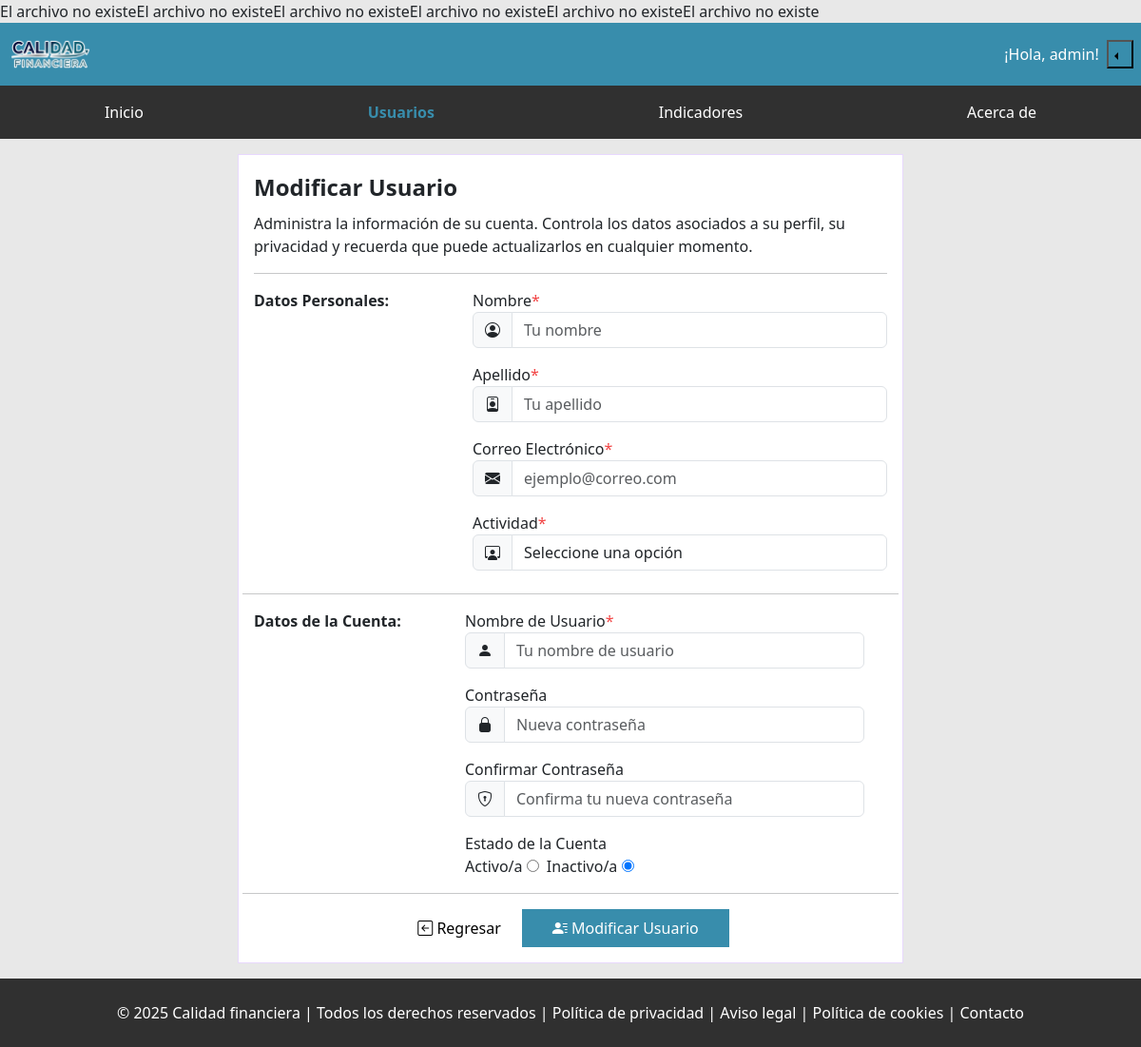
The app's page /admin/129-user/modify (signed in), older data.
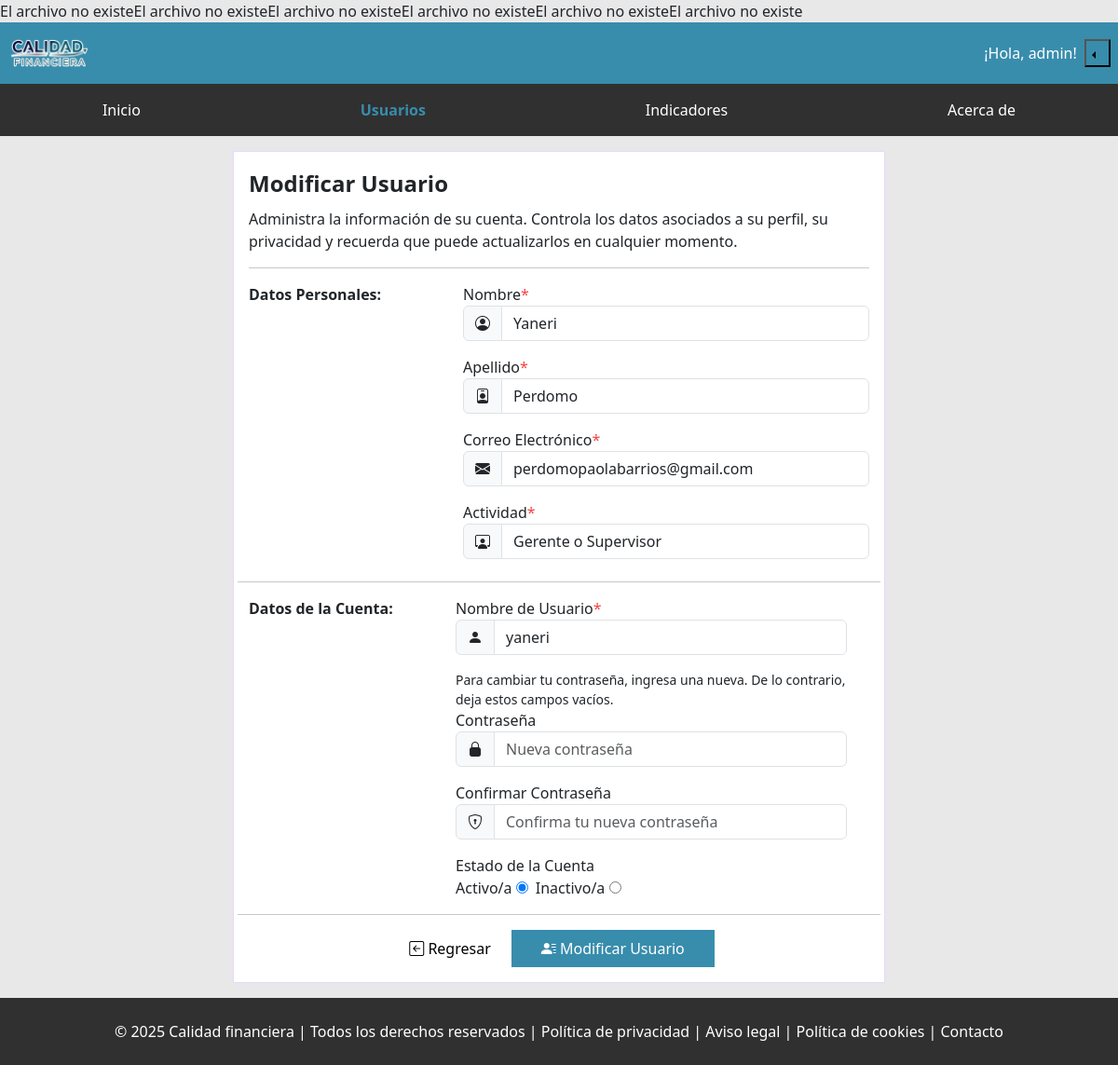
The same page, newer data.
### tables this page shows
CREATE TABLE `personas` (
  `id_persona` int(10) NOT NULL,
  `id_actividad` int(10) DEFAULT NULL,
  `id_usuario` int(10) DEFAULT NULL,
  `nombre` varchar(40) DEFAULT NULL,
  `apellido` varchar(40) DEFAULT NULL,
  `correo_electronico` varchar(255) DEFAULT NULL
);

CREATE TABLE `usuarios_cf` (
  `id_usuario` int(10) NOT NULL,
  `id_rol` int(10) DEFAULT NULL,
  `usuario` varchar(45) DEFAULT NULL,
  `clave` varchar(255) DEFAULT NULL,
  `fecha_creacion` datetime DEFAULT NULL,
  `ultimo_acceso` datetime DEFAULT NULL,
  `estado` bit(1) NOT NULL DEFAULT b'1'
);

### app/Controllers/Controller.php (called while the page is built, shortened)
<?php
class Controller
{
    public function view($route, $data = [])
    {
        extract($data);
        $route = str_replace('.', '/', $route);
        if (file_exists("../resources/views/{$route}.php")) {
            include "../resources/views/{$route}.php";
            $content = ob_get_clean();
            return $content;
        } else {
            return 'El archivo no existe';
        }
    }
}

### app/Controllers/UserController.php (called while the page is built, shortened)
<?php
class UserController extends Controller
{
    public function edit()
    {
        $url = $_SERVER['REQUEST_URI'];
        preg_match_all('/\d+/', $url, $coincidencias);
        $id = implode($coincidencias[0]);
        $get_user = new UserModel;
        $get_user->edit($id);
        return $this->view('admin.user-modify', [
            'data' => $get_user->data,
            'header_jump' => '../',
            'header_break_login' => '../../',
            'sidebar_jump' => '../',
        ]);
    }
}

### routes/web.php (called while the page is built, shortened)
<?php
Route::dispatch();
?>

### public/index.php (called while the page is built)
<?php
    require_once '../autoload.php';
    require_once '../routes/web.php';
?>

### lib/DataBase.php (called while the page is built, shortened)
<?php
class Database
{
    private $host = 'localhost';
    private $dbName = 'calidad_financiera';
    private $user = 'root';
    private $password = '';
    public function __construct()
    {
        try {
            $this->pdo = new PDO("mysql:host=$this->host;dbname=$this->dbName", $this->user, $this->password);
        } catch (PDOException $ex) {
            throw new Exception("Error de conexión: " . $ex->getMessage());
        }
    }
}
?>

### app/Models/UserModel.php (called while the page is built, shortened)
<?php
class UserModel extends Database
{
    public function edit($id = null)
    {
        try {
            $get_user_query = 'SELECT
                            usuarios_cf.id_usuario, usuario, nombre, apellido, id_actividad, usuarios_cf.estado, personas.id_persona, correo_electronico
                        FROM
                            personas
                        INNER JOIN
                            usuarios_cf
                        ON
                            personas.id_usuario = usuarios_cf.id_usuario
                        WHERE
                            usuarios_cf.id_usuario = :id_usuario';
            $get_user_stmt = $this->pdo->prepare($get_user_query);
            $get_user_stmt->bindParam('id_usuario', $id, PDO::PARAM_INT);
            $get_user_stmt->execute();
            $get_actividades_query = 'SELECT * FROM actividades';
            $actividad_stmt = $this->pdo->prepare($get_actividades_query);
            $actividad_stmt->execute();
            $this->todas_actividades = $actividad_stmt->fetchAll(PDO::FETCH_ASSOC);
            return $this->data = $get_user_stmt->fetch(PDO::FETCH_ASSOC);
        } catch (PDOException $ex) {
            throw new RuntimeException('Error al obtener los datos del usuario: ' . $ex->getMessage());
        }
    }
}

### resources/views/admin/user-modify.php (the view, shortened to what the rows shown need)
<!doctype html>
<html lang="es" class="full-heigh">
<head>
    <link rel="stylesheet" href="https://cdn.jsdelivr.net/npm/bootstrap-icons/font/bootstrap-icons.min.css">
    <link rel="stylesheet" href="../../css/components/_buttons.css">
    <link rel="stylesheet" href="../../css/components/_footer.css">
    <link rel="stylesheet" href="../../css/components/_header.css">
    <link rel="stylesheet" href="../../css/components/_form.css">
    <link rel="stylesheet" href="../../css/components/_body.css">
    <link rel="stylesheet" href="../../css/components/_sidebar.css">
    <link rel="stylesheet" href="../../css/pages/_about.css">
    <link rel="stylesheet" href="../../css/pages/_guest.css">
    <link rel="stylesheet" href="../../css/utilities.css">
    <link rel="stylesheet" href="../../css/components/_presentation-system-web.css">
    <link rel="stylesheet" href="../../css/layouts/_base.css">
    <link rel="stylesheet" href="../../css/layouts/_ico.css">
    <link href="https://cdn.jsdelivr.net/npm/bootstrap@5.3.3/dist/css/bootstrap.min.css" rel="stylesheet"
>
</head>
<body>
    <?php
    include '../resources/views/components/admin/header.php';
    ?>
    <main class="main main--content-login">
        <?php
        include '../resources/views/components/admin/sidebar.php';
    ?>
        <div class="flex-center-full w-100">
            <form action="../<?php echo $data['id_usuario'] ?>-user/modify" method="post" class="form">
                <legend class="form__title">
                     <b> Modificar Usuario </b>
                </legend>
                <p class="form__description">
                    Administra la información de su cuenta. Controla los datos asociados a su perfil,
                     su privacidad y recuerda que puede actualizarlos en cualquier momento.
                </p>
                 <hr class="form__separator">
               <div class="form__data">
                <div class="row form__row">
                    <div class="col-12 col-lg-4 form__col form__col--title">
                        <span class="form__subtitle">Datos Personales: </span>
                    </div>
                    <div class="col-12 col-lg-8 form__col form__col--inputs">
                        <label for="name" class="form__label form__label--required">Nombre</label><br>
                        <div class="input-group mb-3">
                            <span class="form__icon input-group-text"><i class="bi bi-person-circle"></i></span>
                            <input type="text" name="name" class="form__input form__input--item form-control"
                                placeholder="Tu nombre" aria-label="Nombre" value="<?php echo trim($data['nombre']) ?? '' ?>">
                        </div>
                        <label for="lastname" class="form__label form__label--required">Apellido</label><br>
                        <div class="input-group mb-3">
                            <span class="form__icon input-group-text"><i class="bi bi-person-badge"></i></span>
                            <input type="text" name="lastname" class="form__input form__input--item form-control"
                                placeholder="Tu apellido" aria-label="Apellido" value="<?php echo trim($data['apellido']) ?? '' ?>">
                        </div>
                        <label for="email" class="form__label form__label--required">Correo Electrónico</label><br>
                        <div class="input-group mb-3">
                            <span class="form__icon input-group-text"><i class="bi bi-envelope-fill"></i></span>
                            <input type="text" name="email" class="form__input form__input--item form-control"
                                placeholder="ejemplo@correo.com" aria-label="Correo electrónico"
                                value="<?php echo trim($data['correo_electronico']) ?? '' ?>">
                        </div>
                        <label for="actividad" class="form__label form__label--required">Actividad</label><br>
                        <div class="input-group">
                            <span class="input-group-text form__icon"><i class="bi bi-person-workspace"></i></span>
                            <select id="actividad" name="id_actividad" class="form-control form__input form__input--select" required>
                                <?php
                    $todas_actividades = [
                        0 => 'Seleccione una opción',
                        1 => 'Propietario o Socio',
                        2 => 'Gerente o Supervisor',
                        3 => 'Empleado',
                        4 => 'Profesional',
                        5 => 'Docente',
                        6 => 'Estudiante',
                        7 => 'Otro',
                    ];
                foreach ($todas_actividades as $key => $value) {
                    $disabled = ($key == 0) ? 'disabled' : '';
                    $selected = ($key == $data['id_actividad']) ? 'selected' : '';
                    echo '<option value ="'.$key.'" '.$disabled.' '.$selected.' > '.$value.' </option>';
                }
                ?>
                            </select>
                        </div>
                        <br>
                    </div>
                    <hr class="form__separator">
                    <div class="row form__row" style="  margin-bottom: 1rem;">
                        <div class="col-12 col-lg-4 form__col form__col--title">
                            <span class="form__subtitle">Datos de la Cuenta: </span>
                        </div>
                        <div class="col-12 col-lg-8 form__col form__col--inputs">
                            <label for="user" class="form__label form__label--required">Nombre de Usuario</label><br>
                            <div class="input-group mb-3">
                                <span class="form__icon input-group-text"><i class="bi bi-person-fill"></i></span>
                                <input type="text" name="user" class="form__input form__input--item form-control"
                                    placeholder="Tu nombre de usuario" aria-label="Nombre de usuario"
                                    value="<?php echo trim($data['usuario']) ?? '' ?>">
                            </div>
                            <?php
                            echo empty(! $data) ? '<small>Para cambiar tu contraseña, ingresa una nueva. De lo contrario, deja estos campos vacíos.</small><br>' : '';
                ?>
                            <label for="password" class="form__label">Contraseña</label><br>
                            <div class="input-group mb-3">
                                <span class="form__icon input-group-text"><i class="bi bi-lock-fill"></i></span>
                                <input type="password" name="new-password"
                                    class="form__input form__input--item form-control" placeholder="Nueva contraseña"
                                    aria-label="Nueva contraseña" value="">
                            </div>
                            <label for="confirm-password" class="form__label">Confirmar Contraseña</label><br>
                            <div class="input-group mb-3">
                                <span class="form__icon input-group-text"><i class="bi bi-shield-lock"></i></span>
                                <input type="password" name="confirm_password"
                                    class="form__input form__input--item form-control" placeholder="Confirma tu nueva contraseña"
                                    aria-label="Confirmar contraseña" value="">
                            </div>
                            <div>
                            <label for="status">Estado de la Cuenta</label>
                            <div style="display:flex; gap:0.5rem">
                <div>
                    <label for="1">Activo/a</label>
                    <input type="radio" name="status" checked value="1" id="1"
                    <?php
                        echo $data['estado'] == 1 ? 'checked' : '';
                    ?>
                    >
                </div>
                <div>
                    <label for="0">Inactivo/a</label>
                    <input type="radio" name="status" value="0" id="0"
                    <?php
                        echo $data['estado'] == 0 ? 'checked' : '';
                    ?>
                    >
                </div>
                            </div>
                        </div>
                    </div>
                </div>
                <hr class="form__separator">
                <div class="flex-center-full form__actions gap-3">
                    <button class="form__button button--back" type="button">
                        <a href="../users/1" class="text-black text-decoration-none">
                         <i class="bi bi-arrow-left-square"></i> Regresar</a>
                    </button>
                    <button class="form__button form__button--submit" type="submit"> <i class="bi bi-person-lines-fill"></i> Modificar Usuario</button>
                </div>
</div>
            </form>
        </div>
    </main>
    <?php
    include '../resources/views/components/footer.php';
    ?>
</body>
</html>

### lib/Route.php (shortened to what the rows shown need)
<?php
class Route
{
    private static $routes = [
        'GET' => [],
        'POST' => []
    ];
    public static function get($uri, $callback)
    {
        $uri = trim($uri, '/');
        self::$routes['GET'][$uri] = $callback;
    }
    public static function post($uri, $callback)
    {
        $uri = trim($uri, '/');
        self::$routes['POST'][$uri] = $callback;
    }
    public static function dispatch()
    {
        $uri = $_SERVER['REQUEST_URI'];
        $uri = trim($uri, '/');
        $uri = str_replace('calidad-financiera/public/', "", $uri);
        $method = $_SERVER['REQUEST_METHOD'];
        foreach (self::$routes[$method] as $routeUri => $callback) {
            if (strpos($routeUri, ':') !== false) {
                $routeUri = preg_replace('#:[a-zA-Z]+#', '([a-zA-Z0-9]+)', $routeUri);
            }
            if (preg_match("#^$routeUri$#", $uri, $matches)) {
                $params = array_slice($matches, 1);
                if (is_array($callback)) {
                    $controller = new $callback[0];
                    $response = $controller->{$callback[1]}(...$params);
                } elseif (is_callable($callback)) {
                    $response = $callback(...$params);
                } else {
                    throw new \Exception("Callback no válido");
                }
                if (is_array($response) || is_object($response)) {
                    header('Content-Type: application/json');
                    echo json_encode($response);
                } else {
                    echo $response;
                }
                return;
            }
        }
    }
}

Row changes from the older to the newer data that the page shows:
added personas: name "Yaneri", lastname "Perdomo", email "perdomopaolabarrios@gmail.com", user "yaneri"
added usuarios_cf: estado "☑ Activo/a", estado "☐ Inactivo/a"
Text that changed along with them:
form field id_actividad: "Seleccione una opción" → "Gerente o Supervisor"
list line gone: "    ☐ Activo/a ☑ Inactivo/a"
new list line: "Para cambiar tu contraseña, ingresa una nueva. De lo contrario, deja estos campos vacíos."
